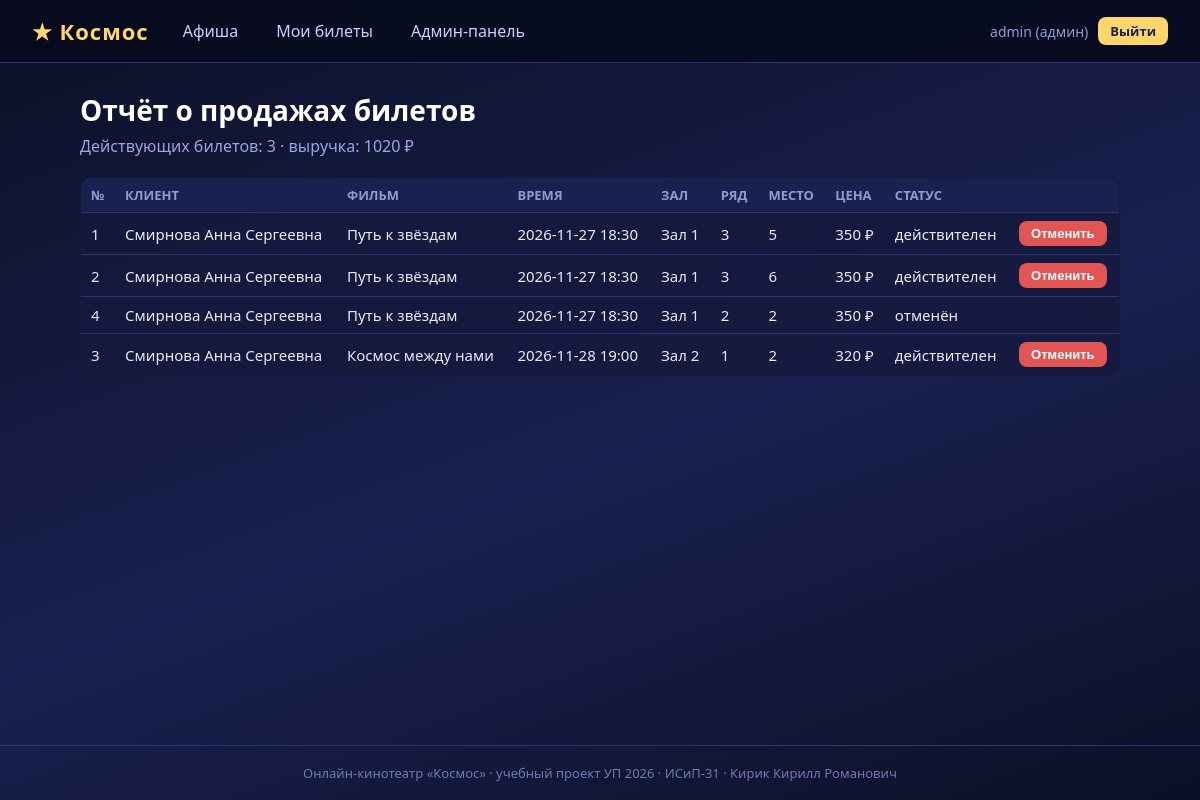
The app's page /admin/tickets (signed in) with its own data.
### tables this page shows
CREATE TABLE tickets (
    id INTEGER PRIMARY KEY AUTOINCREMENT,
    session_id INTEGER NOT NULL,
    user_id INTEGER NOT NULL,
    row_num INTEGER NOT NULL,
    seat_num INTEGER NOT NULL,
    price REAL NOT NULL,
    status TEXT NOT NULL DEFAULT 'booked',
    booked_at TEXT NOT NULL,
    FOREIGN KEY (session_id) REFERENCES sessions(id),
    FOREIGN KEY (user_id) REFERENCES users(id),
    UNIQUE (session_id, row_num, seat_num)
);

CREATE TABLE users (
    id INTEGER PRIMARY KEY AUTOINCREMENT,
    login TEXT UNIQUE NOT NULL,
    password_hash TEXT NOT NULL,
    fio TEXT NOT NULL,
    role TEXT NOT NULL DEFAULT 'client'
);

CREATE TABLE films (
    id INTEGER PRIMARY KEY AUTOINCREMENT,
    title TEXT NOT NULL,
    genre TEXT NOT NULL,
    duration_min INTEGER NOT NULL,
    age_rating TEXT NOT NULL,
    description TEXT
);

### src/backend/app.py (the view)
@app.route("/admin/tickets")
@admin_required
def admin_tickets():
    tickets = db.get_all_tickets()
    stats = db.get_stats()
    return render_template("admin_tickets.html", tickets=tickets, stats=stats)

### src/backend/app.py (called while the page is built)
def admin_required(view):
    @functools.wraps(view)
    def wrapped(*args, **kwargs):
        if not session.get("user_id"):
            return redirect(url_for("login", next=request.path))
        if session.get("role") != ROLE_ADMIN:
            return render_template("403.html"), 403
        return view(*args, **kwargs)
    return wrapped

### src/backend/db.py (called while the page is built)
def get_connection(db_path=None):
    conn = sqlite3.connect(db_path or DB_PATH)
    conn.execute("PRAGMA foreign_keys = ON")
    return conn

def get_all_tickets():
    conn = get_connection()
    rows = conn.execute(
        "SELECT t.id, u.fio, f.title, s.start_time, s.hall, "
        "t.row_num, t.seat_num, t.price, t.status "
        "FROM tickets t JOIN users u ON t.user_id = u.id "
        "JOIN sessions s ON t.session_id = s.id "
        "JOIN films f ON s.film_id = f.id ORDER BY s.start_time, t.id"
    ).fetchall()
    conn.close()
    return rows

def get_stats():
    conn = get_connection()
    stats = {}
    stats["films"] = conn.execute("SELECT COUNT(*) FROM films").fetchone()[0]
    stats["sessions"] = conn.execute("SELECT COUNT(*) FROM sessions").fetchone()[0]
    stats["tickets"] = conn.execute(
        "SELECT COUNT(*) FROM tickets WHERE status = 'booked'"
    ).fetchone()[0]
    stats["revenue"] = conn.execute(
        "SELECT COALESCE(SUM(price), 0) FROM tickets WHERE status = 'booked'"
    ).fetchone()[0]
    conn.close()
    return stats

### src/frontend/templates/admin_tickets.html (shortened to what this page needs)
{% extends "base.html" %}
{% block content %}
<h1>Отчёт о продажах билетов</h1>
<p class="subtitle">Действующих билетов: {{ stats.tickets }} · выручка: {{ '%.0f'|format(stats.revenue) }} ₽</p>
{% if tickets %}
    <table class="data-table">
        <tr><th>№</th><th>Клиент</th><th>Фильм</th><th>Время</th><th>Зал</th><th>Ряд</th><th>Место</th><th>Цена</th><th>Статус</th><th></th></tr>
        {% for t in tickets %}
            <tr>
                <td>{{ t[0] }}</td>
                <td>{{ t[1] }}</td>
                <td>{{ t[2] }}</td>
                <td>{{ t[3] }}</td>
                <td>{{ t[4] }}</td>
                <td>{{ t[5] }}</td>
                <td>{{ t[6] }}</td>
                <td>{{ '%.0f'|format(t[7]) }} ₽</td>
                <td>{{ 'действителен' if t[8] == 'booked' else 'отменён' }}</td>
                <td>
                    {% if t[8] == 'booked' %}
                        <form method="POST" action="{{ url_for('cancel', ticket_id=t[0]) }}">
                            <button type="submit" class="btn btn-small btn-danger">Отменить</button>
                        </form>
                    {% endif %}
                </td>
            </tr>
        {% endfor %}
    </table>
{% else %}
    <p>Билетов пока нет.</p>
{% endif %}
{% endblock %}

### src/frontend/static/style.css (style rules this page uses)
* { margin: 0; padding: 0; box-sizing: border-box; }
body { font-family: "Segoe UI", Arial, sans-serif; background: linear-gradient(160deg, #0b1026 0%, #1a2150 55%, #0b1026 100%); color: #e8eaf6; min-height: 100vh; display: flex; flex-direction: column; }
h1 { font-size: 28px; margin-bottom: 6px; color: #ffffff; }
.subtitle { color: #9aa6e0; margin-bottom: 20px; }
.btn { display: inline-block; background: #ffd66b; color: #1a2150; font-weight: 600; border: none; border-radius: 8px; padding: 9px 18px; cursor: pointer; text-decoration: none; font-size: 15px; }
.btn-small { padding: 5px 12px; font-size: 13px; }
.btn-danger { background: #e25555; color: #ffffff; }
table { width: 100%; border-collapse: collapse; font-size: 15px; }
th, td { text-align: left; padding: 8px 10px; border-bottom: 1px solid #2a3572; }
th { color: #8f9bd4; font-weight: 600; font-size: 13px; text-transform: uppercase; }
.data-table { background: rgba(20, 27, 62, 0.85); border-radius: 12px; overflow: hidden; border: 1px solid #2a3572; }
.data-table th { background: #1a2150; }

### records on screen
tickets: id "1", fio "Смирнова Анна Сергеевна", title "Путь к звёздам", start_time "2026-11-27 18:30", hall "Зал 1", row_num "3", seat_num "5", price "350", status "действителен"
tickets: id "2", fio "Смирнова Анна Сергеевна", title "Путь к звёздам", start_time "2026-11-27 18:30", hall "Зал 1", row_num "3", seat_num "6", price "350", status "действителен"
tickets: id "4", fio "Смирнова Анна Сергеевна", title "Путь к звёздам", start_time "2026-11-27 18:30", hall "Зал 1", row_num "2", seat_num "2", price "350", status "отменён"
tickets: id "3", fio "Смирнова Анна Сергеевна", title "Космос между нами", start_time "2026-11-28 19:00", hall "Зал 2", row_num "1", seat_num "2", price "320", status "действителен"

### other values on screen
{{ session.get('login') }} "admin"
{{ 'админ' if session.get('role') == 'admin' else 'клиент' }} "админ"
{{ stats.tickets }} "3"
{{ '%.0f'|format(stats.revenue) }} "1020"
